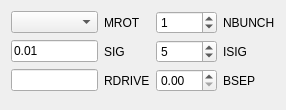
             <widget class="QWidget" name="beamPage">
              <property name="geometry">
               <rect>
                <x>0</x>
                <y>0</y>
                <width>286</width>
                <height>110</height>
               </rect>
              </property>
              <attribute name="label">
               <string>Beam</string>
              </attribute>
              <attribute name="toolTip">
               <string>Beam settings (b)</string>
              </attribute>
              <layout class="QVBoxLayout" name="verticalLayout_11">
               <item>
                <layout class="QGridLayout" name="gridLayout_5">
                 <item row="0" column="2">
                  <widget class="QSpinBox" name="NBUNCH">
                   <property name="toolTip">
                    <string>Number of driving Gaussian bunches.
If zero or negative, an user defined charge distribution
function will be used instead of an usual Gaussian
distribution. Then, the user must supply his charge
distribution by editing the subroutine BSHAPE in the
source code. The total charge will be automatically
normalized to 1 coulomb. For more details, consult the
instruction written in the subroutine BSHAPE.</string>
                   </property>
                   <property name="value">
                    <number>1</number>
                   </property>
                  </widget>
                 </item>
                 <item row="0" column="1">
                  <widget class="QLabel" name="label_10">
                   <property name="text">
                    <string>MROT</string>
                   </property>
                  </widget>
                 </item>
                 <item row="1" column="0">
                  <widget class="QLineEdit" name="SIG">
                   <property name="toolTip">
                    <string>One standard deviation of bunch length</string>
                   </property>
                   <property name="text">
                    <string>0.01</string>
                   </property>
                  </widget>
                 </item>
                 <item row="0" column="0">
                  <widget class="QComboBox" name="MROT">
                   <property name="toolTip">
                    <string>Azimuthal mode number, i.e., MROT=0 for monopole
fields or MROT=1 for dipole fields.</string>
                   </property>
                  </widget>
                 </item>
                 <item row="2" column="0">
                  <widget class="QLineEdit" name="RDRIVE">
                   <property name="toolTip">
                    <string>The radius of the driving hollow beam.
The beam pipe radius is found by ABCI. If the beam pipe
radii at both ends are unequal, the default value will be
the smallest of them. If the cavity material comes down
below the beam pipe radii, the default value will be the
radial coordinate of the cavity material closest to the beam
axis.</string>
                   </property>
                  </widget>
                 </item>
                 <item row="2" column="1">
                  <widget class="QLabel" name="label_13">
                   <property name="text">
                    <string>RDRIVE</string>
                   </property>
                  </widget>
                 </item>
                 <item row="1" column="1">
                  <widget class="QLabel" name="label_11">
                   <property name="text">
                    <string>SIG</string>
                   </property>
                  </widget>
                 </item>
                 <item row="0" column="3">
                  <widget class="QLabel" name="label_14">
                   <property name="text">
                    <string>NBUNCH</string>
                   </property>
                  </widget>
                 </item>
                 <item row="1" column="3">
                  <widget class="QLabel" name="label_12">
                   <property name="text">
                    <string>ISIG</string>
                   </property>
                  </widget>
                 </item>
                 <item row="2" column="2">
                  <widget class="QDoubleSpinBox" name="BSEP">
                   <property name="toolTip">
                    <string>The peak-to-peak distance between bunches.
Valid only when NBUNCH ≥2.</string>
                   </property>
                  </widget>
                 </item>
                 <item row="2" column="3">
                  <widget class="QLabel" name="label_15">
                   <property name="text">
                    <string>BSEP</string>
                   </property>
                  </widget>
                 </item>
                 <item row="1" column="2">
                  <widget class="QSpinBox" name="ISIG">
                   <property name="toolTip">
                    <string>Number of standard deviations used for a Gaussian bunch.</string>
                   </property>
                   <property name="maximum">
                    <number>99999</number>
                   </property>
                   <property name="value">
                    <number>5</number>
                   </property>
                  </widget>
                 </item>
                </layout>
               </item>
               <item>
                <spacer name="verticalSpacer_4">
                 <property name="orientation">
                  <enum>Qt::Vertical</enum>
                 </property>
                 <property name="sizeHint" stdset="0">
                  <size>
                   <width>20</width>
                   <height>40</height>
                  </size>
                 </property>
                </spacer>
               </item>
              </layout>
             </widget>
